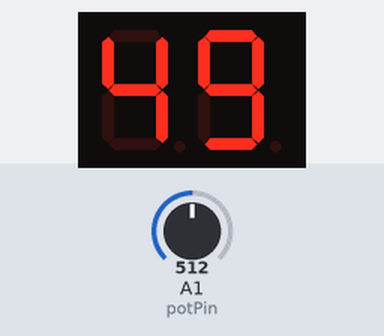
A sketch run on a simulated Arduino Uno, built with avr-gcc and run on an emulated ATmega328P. Shown: 2-digit seven-segment display. Wiring (inferred from the names in the program): 2-digit 7-segment display, segments lit when HIGH: segments pin 6, pin 7, pin 8, pin 9, pin 10, pin 11, pin 12; digit selects pin 3, pin 2. The test bench sets the inputs (shaded band); at power-on: A1 (potPin) = 512. The segment pins are drawn as the display they are named for.

Above: at 1.2 s.
1.3 s: A1 (potPin) set to 716
At 2.5 s:
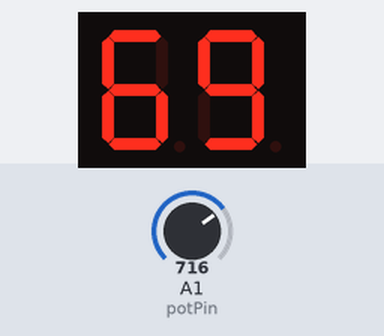
2.8 s: A1 (potPin) set to 900
At 3.9 s:
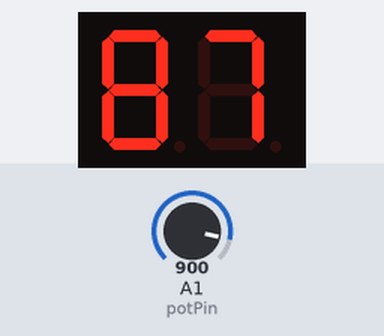
4.3 s: A1 (potPin) set to 1023
At 5.0 s:
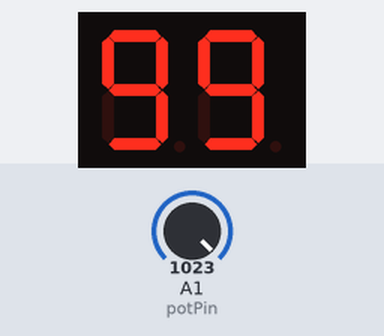
Timing chart, 0 to 7.3 s (numbered marks = the images above; inputs shaded):
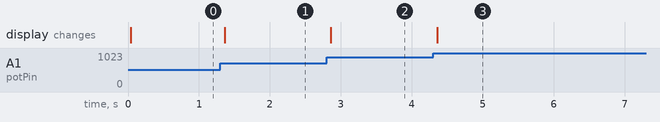

The sketch:

2-display.ino
```cpp
const int buttonPin1 = 16;
const int buttonPin2 = 1;
const int segmentPins[] = {6, 7, 8, 9, 10, 11, 12}; // a, b, c, d, e, f, g
const int digit1 = 3; // ขา Common หลักสิบ
const int digit2 = 2; // ขา Common หลักหน่วย
const int potPin = A1; // ตัวหมุน

// 16 rows (0-F), 7 columns (segments a-g)
bool display_data[16][7] = {
  {1, 1, 1, 1, 1, 1, 0}, // 0
  {0, 1, 1, 0, 0, 0, 0}, // 1
  {1, 1, 0, 1, 1, 0, 1}, // 2
  {1, 1, 1, 1, 0, 0, 1}, // 3
  {0, 1, 1, 0, 0, 1, 1}, // 4
  {1, 0, 1, 1, 0, 1, 1}, // 5
  {1, 0, 1, 1, 1, 1, 1}, // 6
  {1, 1, 1, 0, 0, 0, 0}, // 7
  {1, 1, 1, 1, 1, 1, 1}, // 8
  {1, 1, 1, 1, 0, 1, 1}, // 9
  {1, 1, 1, 0, 1, 1, 1}, // A
  {0, 0, 1, 1, 1, 1, 1}, // b
  {1, 0, 0, 1, 1, 1, 0}, // C
  {0, 1, 1, 1, 1, 0, 1}, // d
  {1, 0, 0, 1, 1, 1, 1}, // E
  {1, 0, 0, 0, 1, 1, 1}  // F
};

int select = 0; // ใช้สำหรับเลือกว่าจะเปิดหลักไหน
long lastTime = 0;

void setup() {
  for (int i = 0; i < 7; i++) {
    pinMode(segmentPins[i], OUTPUT);
  }
  pinMode(digit1, OUTPUT);
  pinMode(digit2, OUTPUT);
  pinMode(potPin, INPUT);
}

void loop() {
  // 1. อ่านค่าจาก Analog และคำนวณเลข
  int val = analogRead(potPin);
  int number = map(val, 0, 1023, 0, 99); // หมุนเลือก 0-99

  int tens = number / 10;   // เลขหลักสิบ
  int ones = number % 10;   // เลขหลักหน่วย

  // 2. ใช้ millis สลับตำแหน่งการแสดงผล (Multiplexing)
  // ปรับเป็น 10ms เพื่อความนิ่งของหน้าจอ
  if (millis() - lastTime >= 10) {
    lastTime = millis();
    select++;
    if (select > 1) { // มีแค่ 2 หลัก (0 กับ 1)
      select = 0;
    }
  }

  // 3. ปรับปรุงการแสดงผล (Update Display)
  // ปิดทุกหลักก่อนเพื่อป้องกันเงา (Ghosting)
  digitalWrite(digit1, HIGH);
  digitalWrite(digit2, HIGH);

  if (select == 0) {
    // แสดงหลักสิบ
    for (int i = 0; i < 7; i++) {
      digitalWrite(segmentPins[i], display_data[tens][i]);
    }
    digitalWrite(digit1, LOW); // เปิดหลักที่ 1
  }
  else if (select == 1){
    // แสดงหลักหน่วย
    for (int i = 0; i < 7; i++) {
      digitalWrite(segmentPins[i], display_data[ones][i]);
    }
    digitalWrite(digit2, LOW); // เปิดหลักที่ 2
  }
}
```

Measured:
- after the input at 1.3 s, the display: changes after 0.06 s (image 1)
- after the input at 2.8 s, the display: changes after 0.06 s (image 2)
- after the input at 4.3 s, the display: changes after 0.06 s (image 3)
